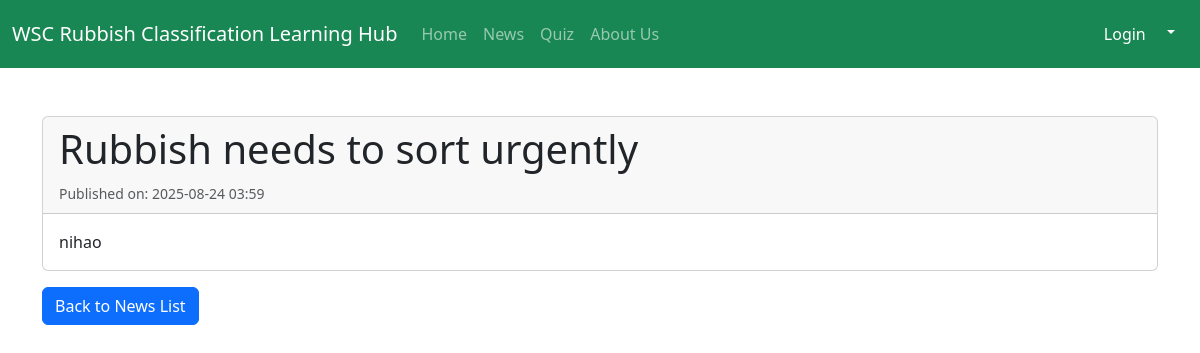
The page /news/2 on the database its author committed.
### app.py (models this page shows)
class News(db.Model):
    id = db.Column(db.Integer, primary_key = True)
    title = db.Column(db.String(255))
    content = db.Column(db.Text)
    date = db.Column(db.DateTime, nullable=False, default=datetime.utcnow)

### app.py (the view)
@app.route("/news/<int:news_id>")
def news_detail(news_id):
    article = News.query.get_or_404(news_id)
    return render_template('news_detail.html', article=article)

### templates/news_detail.html (shortened to what this page needs)
<!DOCTYPE html>
<html lang="en">
<head>
    <link href="https://cdn.jsdelivr.net/npm/bootstrap@5.3.0/dist/css/bootstrap.min.css" rel="stylesheet">
</head>
<body>
    <nav class="navbar navbar-expand-lg bg-success mb-3" data-bs-theme="dark">
    <div class="container-fluid">
      <a class="navbar-brand" href="#">WSC Rubbish Classification Learning Hub</a>
        <ul class="navbar-nav me-auto mb-2 mb-lg-0">
          <li class="nav-item">
            <a class="nav-link" href="/">Home</a>
          </li>
          <li class="nav-item">
            <a class="nav-link" href="/news">News</a>
          </li>
          <li class="nav-item">
            <a class="nav-link" href="/quiz">Quiz</a>
          </li>
          <li class="nav-item">
            <a class="nav-link" href="#">About Us</a>
          </li>
        </ul>
        <div class="dropdown">
  <button class="btn btn-success dropdown-toggle" type="button" data-bs-toggle="dropdown" aria-expanded="false">
    <a class="btn btn-success">Login</a></li>
  </button>
</div>
    </div>
  </nav>
    <div class="container mt-5">
        <div class="card">
            <div class="card-header">
                <h1>{{ article.title }}</h1>
                <small class="text-muted">Published on: {{ article.date.strftime('%Y-%m-%d %H:%M') }}</small>
            </div>
            <div class="card-body">
                <p class="card-text" style="white-space: pre-wrap;">{{ article.content }}</p>
            </div>
        </div>
        <a href="{{ url_for('news_list') }}" class="btn btn-primary mt-3">Back to News List</a>
    </div>
</body>
</html>

### rows shown on the page
News: title "Rubbish needs to sort urgently", date "2025-08-24 03:59", content "nihao"
